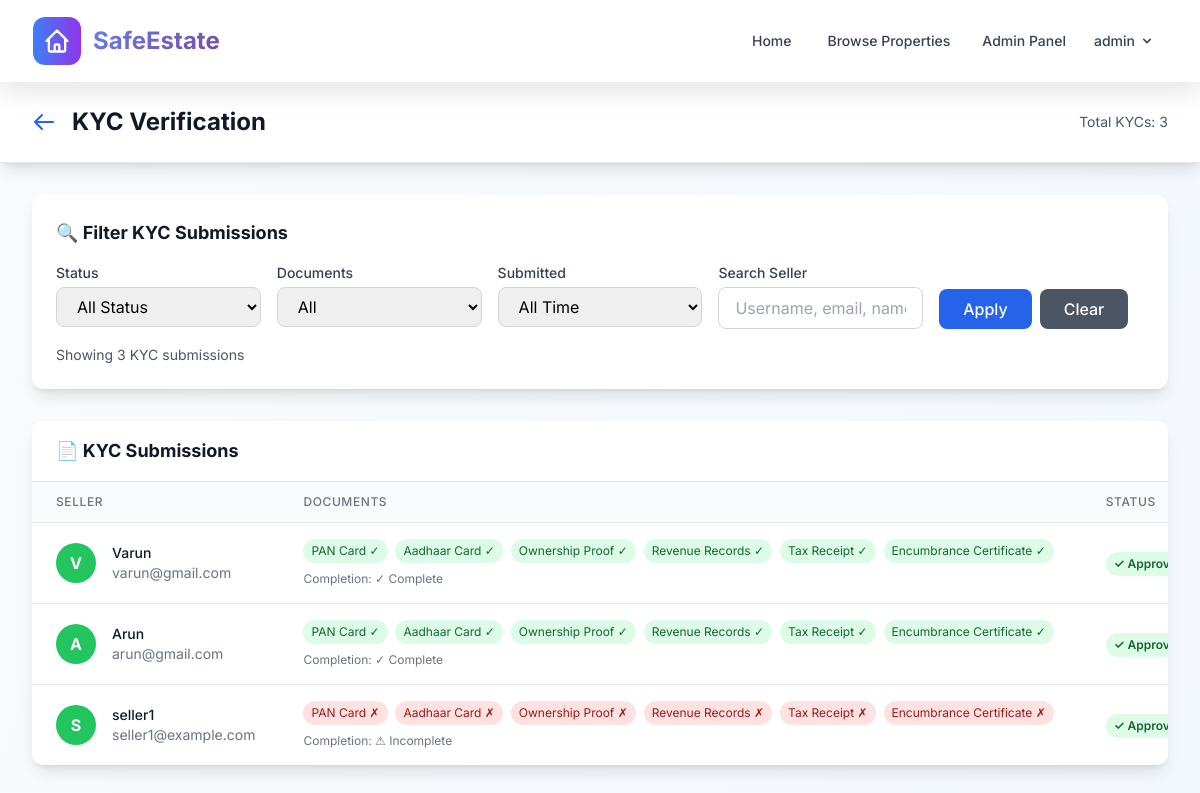
/admin-panel/kyc/ (signed in), run on the app's committed database.
### accounts/models.py (models this page shows, shortened)
class CustomUser(AbstractUser):
    ROLE_CHOICES = [
        ('buyer', 'Buyer'),
        ('seller', 'Seller'),
        ('admin', 'Admin'),
    ]
    role = models.CharField(max_length=10, choices=ROLE_CHOICES, default='buyer')
    phone = models.CharField(max_length=15, blank=True)
    address = models.TextField(blank=True)
    is_verified = models.BooleanField(default=False)
    date_created = models.DateTimeField(auto_now_add=True)

class SellerKYC(models.Model):
    VERIFICATION_STATUS = [
        ('pending', 'Pending'),
        ('approved', 'Approved'),
        ('rejected', 'Rejected'),
    ]
    seller = models.OneToOneField('CustomUser', on_delete=models.CASCADE, related_name='kyc')
    pan_card = models.FileField(upload_to='kyc/pan/', help_text='Upload PAN Card (Required) - Images or PDF')
    aadhaar_card = models.FileField(upload_to='kyc/aadhaar/', blank=True, help_text='Upload Aadhaar Card (Required) - Images or PDF')
    ownership_proof = models.FileField(upload_to='kyc/ownership/', blank=True, help_text='Upload Ownership Proof Document (Required) - Images or PDF')
    revenue_records = models.FileField(upload_to='kyc/revenue/', blank=True, help_text='Upload Revenue Records (Required) - Images or PDF')
    tax_receipt = models.FileField(upload_to='kyc/tax/', blank=True, help_text='Upload Tax Receipt (Required) - Images or PDF')
    encumbrance_certificate = models.FileField(upload_to='kyc/encumbrance/', blank=True, help_text='Upload Encumbrance Certificate (Required) - Images or PDF')
    voter_id = models.FileField(upload_to='kyc/voter/', blank=True, help_text='Upload Voter ID (Optional) - Images or PDF')
    additional_documents = models.FileField(upload_to='kyc/additional/', blank=True, help_text='Any additional supporting documents - Images or PDF')
    status = models.CharField(max_length=10, choices=VERIFICATION_STATUS, default='pending')
    remarks = models.TextField(blank=True, help_text='Admin remarks for verification')
    verified_by = models.ForeignKey('CustomUser', on_delete=models.SET_NULL, null=True, blank=True, related_name='verified_kycs')
    date_submitted = models.DateTimeField(auto_now_add=True)
    date_verified = models.DateTimeField(null=True, blank=True)
    def get_required_documents(self):
        return [
            {'name': 'PAN Card', 'field': 'pan_card', 'uploaded': bool(self.pan_card)},
            {'name': 'Aadhaar Card', 'field': 'aadhaar_card', 'uploaded': bool(self.aadhaar_card)},
            {'name': 'Ownership Proof', 'field': 'ownership_proof', 'uploaded': bool(self.ownership_proof)},
            {'name': 'Revenue Records', 'field': 'revenue_records', 'uploaded': bool(self.revenue_records)},
            {'name': 'Tax Receipt', 'field': 'tax_receipt', 'uploaded': bool(self.tax_receipt)},
            {'name': 'Encumbrance Certificate', 'field': 'encumbrance_certificate', 'uploaded': bool(self.encumbrance_certificate)},
        ]
    def is_complete(self):
        return all([
            self.pan_card,
            self.aadhaar_card,
            self.ownership_proof,
            self.revenue_records,
            self.tax_receipt,
            self.encumbrance_certificate,
        ])

### admin_panel/views.py (the view)
    def wrapper(request, *args, **kwargs):
        if not request.user.is_authenticated or request.user.role != 'admin':
            messages.error(request, 'Access denied. Admin privileges required.')
            return redirect('properties:property_list')
        return view_func(request, *args, **kwargs)

### templates/admin_panel/kyc_verification.html (shortened to what this page needs)
{% extends 'base/base.html' %}
{% block content %}
<div class="min-h-screen bg-gradient-to-br from-gray-50 to-blue-50">
    <div class="bg-white shadow-lg border-b border-gray-200">
        <div class="max-w-7xl mx-auto px-4 sm:px-6 lg:px-8">
            <div class="flex justify-between items-center py-6">
                <div class="flex items-center">
                    <a href="{% url 'admin_panel:dashboard' %}" class="text-blue-600 hover:text-blue-800 mr-4">
                        <svg class="w-6 h-6" fill="none" stroke="currentColor" viewBox="0 0 24 24">
                            <path stroke-linecap="round" stroke-linejoin="round" stroke-width="2" d="M10 19l-7-7m0 0l7-7m-7 7h18"></path>
                        </svg>
                    </a>
                    <h1 class="text-2xl font-bold text-gray-900">KYC Verification</h1>
                </div>
                <div class="text-sm text-gray-600">
                    Total KYCs: {{ total_count }}
                </div>
            </div>
        </div>
    </div>
    <div class="max-w-7xl mx-auto px-4 sm:px-6 lg:px-8 py-8">
        <div class="bg-white rounded-xl shadow-lg p-6 mb-8">
            <h3 class="text-lg font-bold text-gray-900 mb-4">🔍 Filter KYC Submissions</h3>
            <form method="get" class="space-y-4">
                <div class="grid grid-cols-1 md:grid-cols-2 lg:grid-cols-5 gap-4">
                    <div>
                        <label class="block text-sm font-medium text-gray-700 mb-1">Status</label>
                        <select name="status" class="w-full px-4 py-2 border border-gray-300 rounded-lg focus:ring-2 focus:ring-blue-500 focus:border-transparent">
                            <option value="">All Status</option>
                        </select>
                    </div>
                    <div>
                        <label class="block text-sm font-medium text-gray-700 mb-1">Documents</label>
                        <select name="completion" class="w-full px-4 py-2 border border-gray-300 rounded-lg focus:ring-2 focus:ring-blue-500 focus:border-transparent">
                            <option value="">All</option>
                        </select>
                    </div>
                    <div>
                        <label class="block text-sm font-medium text-gray-700 mb-1">Submitted</label>
                        <select name="date_filter" class="w-full px-4 py-2 border border-gray-300 rounded-lg focus:ring-2 focus:ring-blue-500 focus:border-transparent">
                            <option value="">All Time</option>
                        </select>
                    </div>
                    <div>
                        <label class="block text-sm font-medium text-gray-700 mb-1">Search Seller</label>
                        <input type="text" name="search" value="{{ search_query|default:'' }}" placeholder="Username, email, name..." class="w-full px-4 py-2 border border-gray-300 rounded-lg focus:ring-2 focus:ring-blue-500 focus:border-transparent">
                    </div>
                    <div class="flex items-end space-x-2">
                        <button type="submit" class="px-6 py-2 bg-blue-600 text-white rounded-lg hover:bg-blue-700 transition-colors duration-200 font-medium">
                            Apply
                        </button>
                        <a href="{% url 'admin_panel:kyc_verification' %}" class="px-6 py-2 bg-gray-600 text-white rounded-lg hover:bg-gray-700 transition-colors duration-200 font-medium">
                            Clear
                        </a>
                    </div>
                </div>
                <div class="text-sm text-gray-600">
                    Showing {{ total_count }} KYC submission{{ total_count|pluralize }}
                </div>
            </form>
        </div>
        <div class="bg-white rounded-xl shadow-lg overflow-hidden">
            <div class="px-6 py-4 border-b border-gray-200">
                <h3 class="text-lg font-bold text-gray-900">📄 KYC Submissions</h3>
            </div>
            {% if kycs %}
                <div class="overflow-x-auto">
                    <table class="min-w-full divide-y divide-gray-200">
                        <thead class="bg-gray-50">
                            <tr>
                                <th class="px-6 py-3 text-left text-xs font-medium text-gray-500 uppercase tracking-wider">Seller</th>
                                <th class="px-6 py-3 text-left text-xs font-medium text-gray-500 uppercase tracking-wider">Documents</th>
                                <th class="px-6 py-3 text-left text-xs font-medium text-gray-500 uppercase tracking-wider">Status</th>
                            </tr>
                        </thead>
                        <tbody class="bg-white divide-y divide-gray-200">
                            {% for kyc in kycs %}
                            <tr class="hover:bg-gray-50">
                                <td class="px-6 py-4 whitespace-nowrap">
                                    <div class="flex items-center">
                                        <div class="w-10 h-10
                                            {% if kyc.status == 'approved' %}bg-green-500
                                            {% elif kyc.status == 'rejected' %}bg-red-500
                                            {% else %}bg-yellow-500{% endif %}
                                            rounded-full flex items-center justify-center text-white font-bold">
                                            {{ kyc.seller.username|first|upper }}
                                        </div>
                                        <div class="ml-4">
                                            <div class="text-sm font-medium text-gray-900">
                                                {{ kyc.seller.get_full_name|default:kyc.seller.username }}
                                            </div>
                                            <div class="text-sm text-gray-500">{{ kyc.seller.email }}</div>
                                        </div>
                                    </div>
                                </td>
                                <td class="px-6 py-4 whitespace-nowrap">
                                    <div class="text-sm text-gray-900">
                                        {% with docs=kyc.get_required_documents %}
                                            {% for doc in docs %}
                                                <span class="inline-block mr-1 mb-1 px-2 py-1 text-xs rounded-full
                                                    {% if doc.uploaded %}bg-green-100 text-green-800{% else %}bg-red-100 text-red-800{% endif %}">
                                                    {{ doc.name }}
                                                    {% if doc.uploaded %}✓{% else %}✗{% endif %}
                                                </span>
                                            {% endfor %}
                                        {% endwith %}
                                    </div>
                                    <div class="text-xs text-gray-500 mt-1">
                                        Completion: {% if kyc.is_complete %}✓ Complete{% else %}⚠ Incomplete{% endif %}
                                    </div>
                                </td>
                                <td class="px-6 py-4 whitespace-nowrap">
                                    {% if kyc.status == 'approved' %}
                                        <span class="inline-flex px-2 py-1 text-xs font-semibold rounded-full bg-green-100 text-green-800">
                                            ✓ Approved
                                        </span>
                                    {% elif kyc.status == 'rejected' %}
                                        <span class="inline-flex px-2 py-1 text-xs font-semibold rounded-full bg-red-100 text-red-800">
                                            ✗ Rejected
                                        </span>
                                    {% else %}
                                        <span class="inline-flex px-2 py-1 text-xs font-semibold rounded-full bg-yellow-100 text-yellow-800">
                                            ⏳ Pending
                                        </span>
                                    {% endif %}
                                </td>
                            </tr>
                            {% endfor %}
                        </tbody>
                    </table>
                </div>
            {% endif %}
        </div>
    </div>
</div>
{% endblock %}

### templates/base/base.html (shortened to what this page needs)
<!DOCTYPE html>
<html lang="en">
<head>
    <script src="https://cdn.tailwindcss.com"></script>
</head>
<body class="bg-gradient-to-br from-gray-50 to-blue-50 min-h-screen">
    <nav class="glass-effect navbar-shadow sticky top-0 z-50">
        <div class="max-w-7xl mx-auto px-4 sm:px-6 lg:px-8">
            <div class="flex justify-between items-center h-20">
                <div class="flex items-center">
                    <a href="{% url 'home' %}" class="flex items-center space-x-3 group">
                        <div class="w-12 h-12 bg-gradient-to-r from-blue-500 to-purple-600 rounded-xl flex items-center justify-center transform group-hover:scale-110 transition-transform duration-300">
                            <svg class="w-7 h-7 text-white" fill="none" stroke="currentColor" viewBox="0 0 24 24">
                                <path stroke-linecap="round" stroke-linejoin="round" stroke-width="2" d="M3 12l2-2m0 0l7-7 7 7M5 10v10a1 1 0 001 1h3m10-11l2 2m-2-2v10a1 1 0 01-1 1h-3m-6 0a1 1 0 001-1v-4a1 1 0 011-1h2a1 1 0 011 1v4a1 1 0 001 1m-6 0h6"></path>
                            </svg>
                        </div>
                        <span class="text-2xl font-bold text-gradient">SafeEstate</span>
                    </a>
                </div>
                <div class="hidden md:flex items-center space-x-1">
                    <a href="{% url 'home' %}" class="text-gray-700 hover:text-blue-600 px-4 py-2 rounded-xl text-sm font-medium transition-all duration-200 hover:bg-blue-50">
                        Home
                    </a>
                    <a href="{% url 'properties:property_list' %}" class="text-gray-700 hover:text-blue-600 px-4 py-2 rounded-xl text-sm font-medium transition-all duration-200 hover:bg-blue-50">
                        Browse Properties
                    </a>
                    {% if user.is_authenticated %}
                        {% if user.role == 'seller' %}
                            <a href="{% url 'properties:add_property' %}" class="text-gray-700 hover:text-blue-600 px-3 py-2 rounded-md text-sm font-medium">
                                List Property
                            </a>
                            <a href="{% url 'properties:my_properties' %}" class="text-gray-700 hover:text-blue-600 px-3 py-2 rounded-md text-sm font-medium">
                                My Properties
                            </a>
                        {% elif user.role == 'buyer' %}
                            <a href="{% url 'properties:my_visit_requests' %}" class="text-gray-700 hover:text-blue-600 px-3 py-2 rounded-md text-sm font-medium">
                                My Visits
                            </a>
                        {% elif user.role == 'admin' %}
                            <a href="{% url 'admin_panel:dashboard' %}" class="text-gray-700 hover:text-blue-600 px-3 py-2 rounded-md text-sm font-medium">
                                Admin Panel
                            </a>
                        {% endif %}
                        <div class="relative group">
                            <button class="flex items-center text-gray-700 hover:text-blue-600 px-3 py-2 rounded-md text-sm font-medium" onclick="toggleUserDropdown()">
                                {{ user.username }}
                                <svg class="ml-1 h-4 w-4" fill="currentColor" viewBox="0 0 20 20">
                                    <path fill-rule="evenodd" d="M5.293 7.293a1 1 0 011.414 0L10 10.586l3.293-3.293a1 1 0 111.414 1.414l-4 4a1 1 0 01-1.414 0l-4-4a1 1 0 010-1.414z" clip-rule="evenodd"></path>
                                </svg>
                            </button>
                        </div>
                    {% endif %}
                </div>
            </div>
        </div>
    </nav>
    <main>
        {% block content %}{% endblock %}
    </main>
</body>
</html>

### data on the page
CustomUser: username "admin"
SellerKYC: seller.username|first "V", seller.get_full_name "Varun", seller.email "varun@gmail.com", name "PAN Card" "Aadhaar Card" "Ownership Proof" "Revenue Records" "Tax Receipt" "Encumbrance Certificate", shows "✓ Complete"
SellerKYC: seller.username|first "A", seller.get_full_name "Arun", seller.email "arun@gmail.com", name "PAN Card" "Aadhaar Card" "Ownership Proof" "Revenue Records" "Tax Receipt" "Encumbrance Certificate", shows "✓ Complete"
SellerKYC: seller.username|first "S", seller.get_full_name "seller1", seller.email "seller1@example.com", name "PAN Card" "Aadhaar Card" "Ownership Proof" "Revenue Records" "Tax Receipt" "Encumbrance Certificate", pan_card "⚠ Incomplete"

### other printed values
{{ total_count }} "3"
